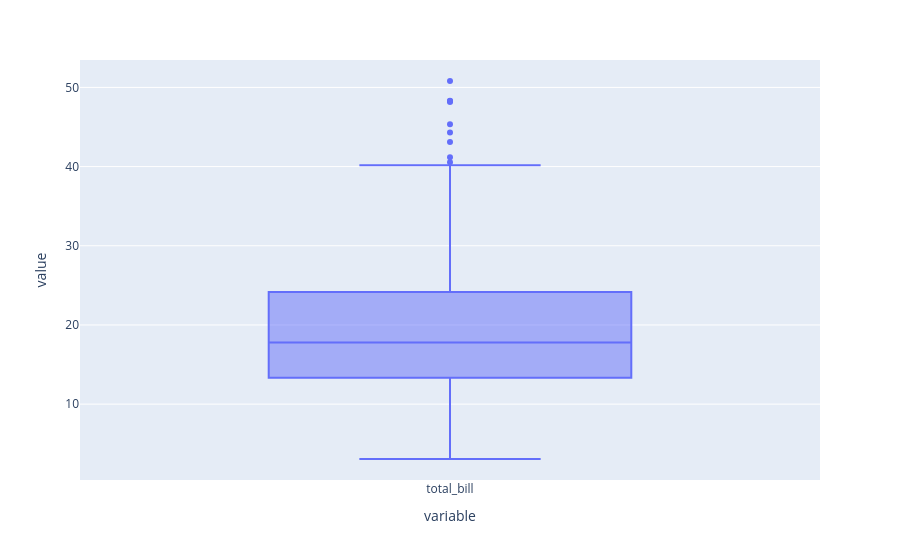

Write notebook code for a chart like this one.
### Code cell
px.box(df["total_bill"]  )

### Figure 1 — Plotly figure (JSON) as saved in the notebook; plotly's stock layout.template omitted (floating-point values rounded to 4 significant figures; data arrays with more than 128 entries replaced by an {"elided": "..."} marker saying what was removed)
{"data": [{"alignmentgroup": "True", "hovertemplate": "variable=%{x}<br>value=%{y}<extra></extra>", "legendgroup": "", "marker": {"color": "#636efa"}, "name": "", "notched": false, "offsetgroup": "", "orientation": "v", "showlegend": false, "type": "box", "x": {"elided": "244 str values"}, "x0": " ", "xaxis": "x", "y": {"elided": "244 float values"}, "y0": " ", "yaxis": "y"}], "layout": {"boxmode": "group", "legend": {"tracegroupgap": 0}, "margin": {"t": 60}, "xaxis": {"anchor": "y", "domain": [0, 1], "title": {"text": "variable"}}, "yaxis": {"anchor": "x", "domain": [0, 1], "title": {"text": "value"}}}}
